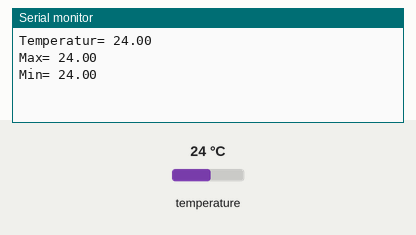
Recording of a sketch running on a simulated Arduino Uno, built with avr-gcc and run on an emulated ATmega328P. Shown: the last lines printed to the serial monitor. The inputs (shaded band) are chosen by the test bench; at power-on: temperature 24 °C.

Above: at 1.9 s.
2.0 s: temperature set to 12 °C
At 2.9 s:
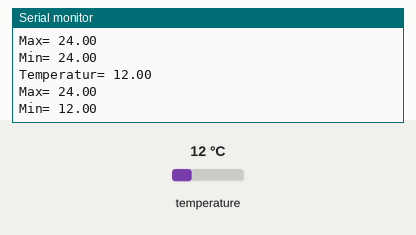
3.5 s: temperature set to 19 °C
At 4.5 s:
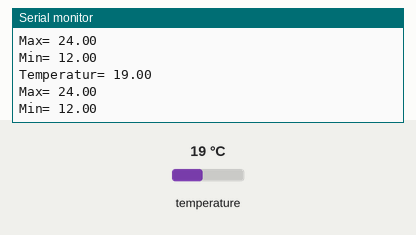
Timing chart, 0 to 6.5 s (numbered marks = the images above; inputs shaded):
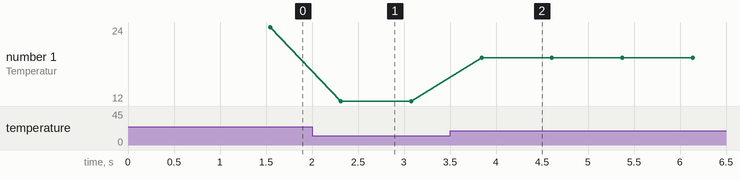

Measured:
- after the input at 2.0 s, the serial monitor: prints a new line after 0.31 s (image 1)
- after the input at 3.5 s, the serial monitor: prints a new line after 0.34 s (image 2)
- plotted number 1: 24 → 12 after the input at 2.0 s, 12 → 19 after the input at 3.5 s

The sketch:

Temperatur.ino
```cpp
#include <OneWire.h>
#include <DallasTemperature.h>

static int ONE_WIRE_BUS = 2;


// Setup a oneWire instance to communicate with any OneWire devices
// (not just Maxim/Dallas temperature ICs)
OneWire oneWire(ONE_WIRE_BUS);

// Pass our oneWire reference to Dallas Temperature.
DallasTemperature TemperatureSensors(&oneWire);

int n = 0;
float MaxT;
float MinT;
float TemperatureArray[2];

void setup()
{
  Serial.begin(9600);
  TemperatureSensors.begin();
  TemperatureSensors.requestTemperatures();
  float Temperature = TemperatureSensors.getTempCByIndex(0);
  TemperatureArray[0] = Temperature;
  TemperatureArray[1] = Temperature;
}

void loop()
{
  // Leser tempratur fra sensor
  TemperatureSensors.requestTemperatures();
  float Temperature = TemperatureSensors.getTempCByIndex(0);


  if (Temperature > TemperatureArray[0])
  {
    TemperatureArray[0] = Temperature;
    n = n+1;
  }
  if (Temperature < TemperatureArray[1])
  {
    TemperatureArray[1] = Temperature;
  }


  // Skriver temp ut
  Serial.println();
  Serial.print("Temperatur= ");
  Serial.println(Temperature);
  Serial.print("Max= ");
  Serial.println(TemperatureArray[0]);
  Serial.print("Min= ");
  Serial.println(TemperatureArray[1]);
}
```
